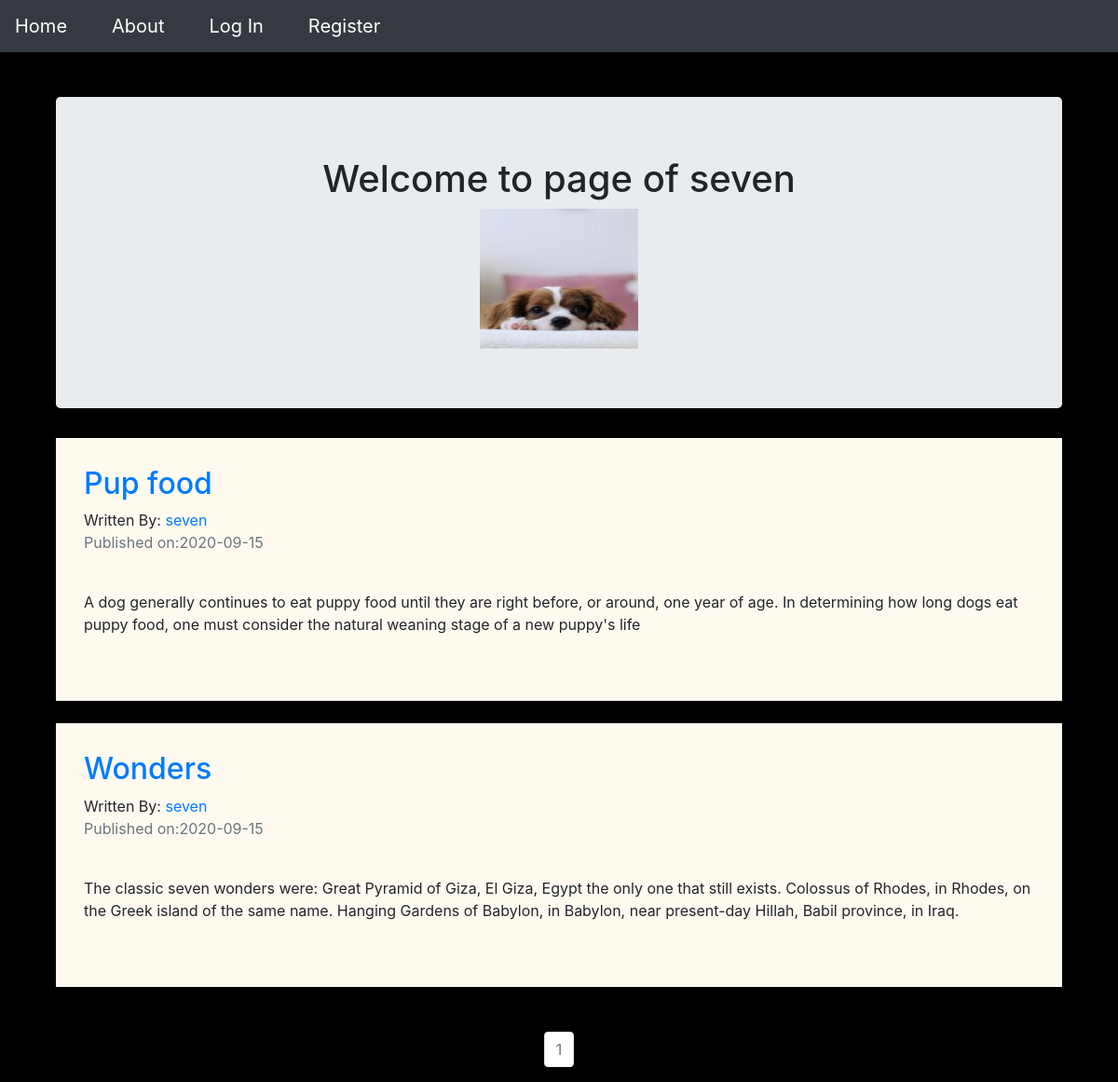
The app's page /seven, older data.
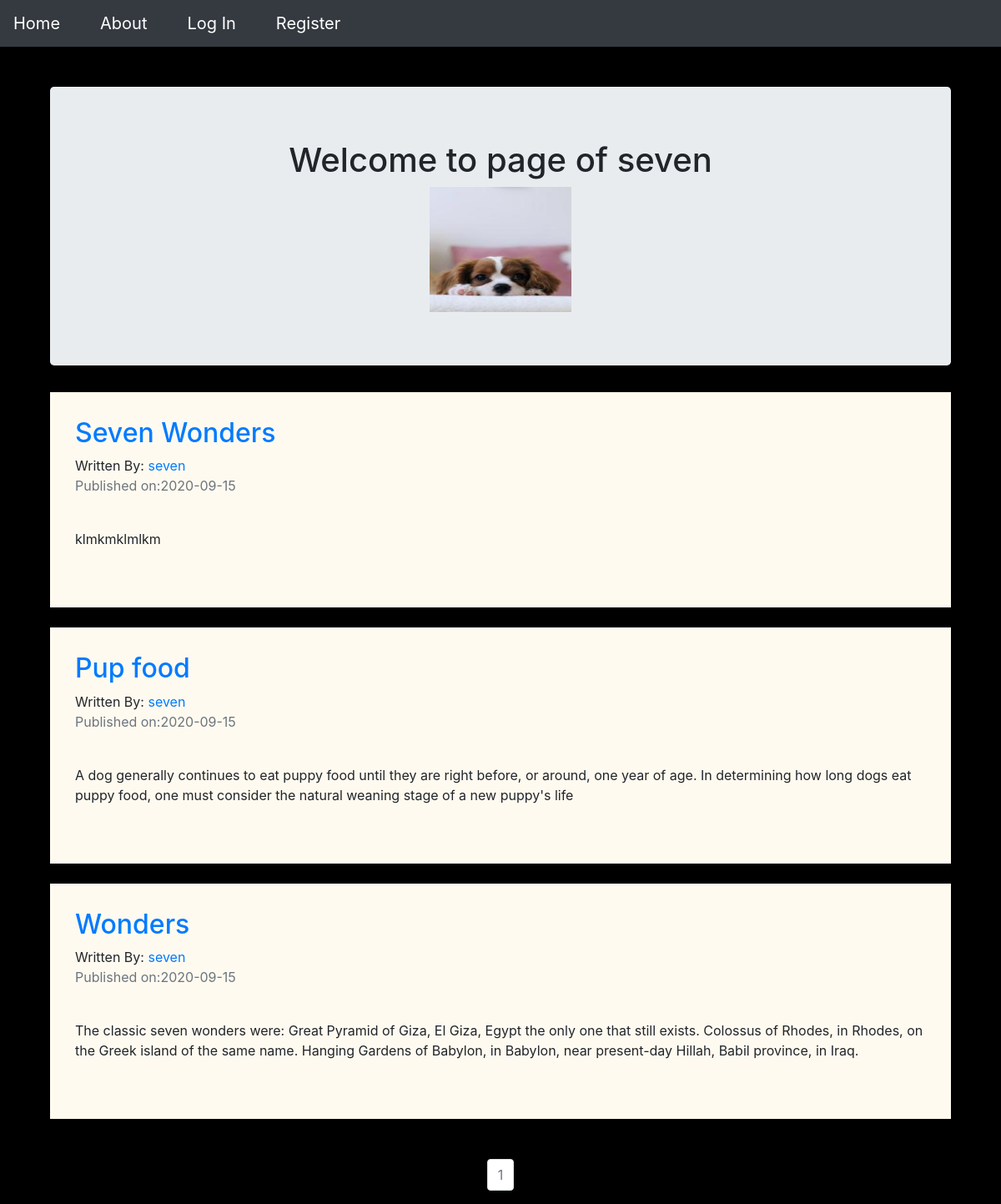
The same page, newer data.
### puppycompanyblog/models.py (models this page shows, shortened)
class User(db.Model, UserMixin):
    __tablename__ = 'users'
    id = db.Column(db.Integer, primary_key=True)
    profile_image = db.Column(
        db.String(64), nullable=False, default='default_profile.jpg')
    email = db.Column(db.String(64), unique=True, index=True)
    username = db.Column(db.String(64), unique=True, index=True)
    pasword_hash = db.Column(db.String(128))
    posts = db.relationship('BlogPost', backref='author', lazy=True)

class BlogPost(db.Model):
    users = db.relationship(User)
    id = db.Column(db.Integer, primary_key=True)
    user_id = db.Column(db.Integer, db.ForeignKey('users.id'), nullable=False)
    date = db.Column(db.DateTime, nullable=False, default=datetime.utcnow)
    title = db.Column(db.String(140), nullable=False)
    text = db.Column(db.Text, nullable=False)

### puppycompanyblog/users/views.py (the view)
@users.route('/<username>')
def user_posts(username):
    page = request.args.get('page', 1, type=int)
    user = User.query.filter_by(username=username).first_or_404()
    blog_posts = BlogPost.query.filter_by(author=user).order_by(
        BlogPost.date.desc()).paginate(page=page, per_page=3)
    return render_template('user_blog_posts.html', blog_posts=blog_posts, user=user)

### puppycompanyblog/templates/user_blog_posts.html (shortened to what this page needs)
{% extends "base.html" %} {% block content %}
<div class="container">
  <div class="jumbotron">
    <center>
      <div style="align-self: center">
        <h1>Welcome to page of {{user.username}}</h1>
        <img
          src="{{url_for('static',filename='profile_pics/'+user.profile_image)}}"
          height="150px"
          width="170px"
        />
      </div>
    </center>
  </div>
  {% for post in blog_posts.items %}
  <div style="background-color: floralwhite; padding: 30px">
    <h2>
      <a href="{{url_for('blog_posts.blog_post',blog_post_id=post.id)}}"
        >{{post.title}}</a
      >
    </h2>
    Written By:
    <a href="{{url_for('users.user_posts',username=post.author.username)}}"
      >{{post.author.username}}</a
    >
    <p class="text-muted">Published on:{{post.date.strftime("%Y-%m-%d")}}</p>
    <br />
    <p>{{post.text}}</p>
    <br />
  </div>
  <br />
  {% endfor %}
  <br />
</div>
<nav aria-label="Page navigation example">
  <ul class="pagination justify-content-center">
    {% for page_num in
    blog_posts.iter_pages(left_edge=1,right_edge=1,left_current=1,right_current=2)
    %} {% if blog_posts.page == page_num %}
    <li class="page-item disabled">
      <a
        href="{{url_for('users.user_posts',username=user.username,page=page_num)}}"
        class="page-link"
        >{{page_num}}</a
      >
    </li>
    {% endif %} {% endfor %}
  </ul>
</nav>
{% endblock %}

### puppycompanyblog/templates/base.html (shortened to what this page needs)
<!DOCTYPE html>
<html lang="en">
  <head>
    <link
      rel="stylesheet"
      href="https://stackpath.bootstrapcdn.com/bootstrap/4.5.2/css/bootstrap.min.css"
    />
  </head>
  <body style="background-color: black">
    <nav>
      <ul class="nav bg-light navbar-dark bg-dark">
        <li class="nav-link">
          <a href="{{url_for('core.index')}}" class="navbar-brand">Home</a>
        </li>
        <li class="nav-link">
          <a href="{{url_for('core.info')}}" class="navbar-brand">About</a>
        </li>
        {% if current_user.is_authenticated %}
        <li class="nav-link">
          <a href="{{url_for('users.logout')}}" class="navbar-brand">Logout</a>
        </li>
        <li class="nav-link">
          <a href="{{url_for('users.account')}}" class="navbar-brand"
            >Account</a
          >
        </li>
        <li class="nav-link">
          <a href="{{url_for('blog_posts.create_post')}}" class="navbar-brand"
            >Create Post</a
          >
        </li>
        {% else %}
        <li class="nav-link">
          <a href="{{url_for('users.login')}}" class="navbar-brand">Log In</a>
        </li>
        <li class="nav-link">
          <a href="{{url_for('users.register')}}" class="navbar-brand"
            >Register</a
          >
        </li>
        {% endif %}
      </ul>
    </nav>
    <br />
    <br />
    <div class="container">{% block content %} {% endblock %}</div>
  </body>
</html>

Row changes from the older to the newer data that the page shows:
added BlogPost: title "Seven Wonders", author.username "seven", date "2020-09-15", text "klmkmklmlkm"
